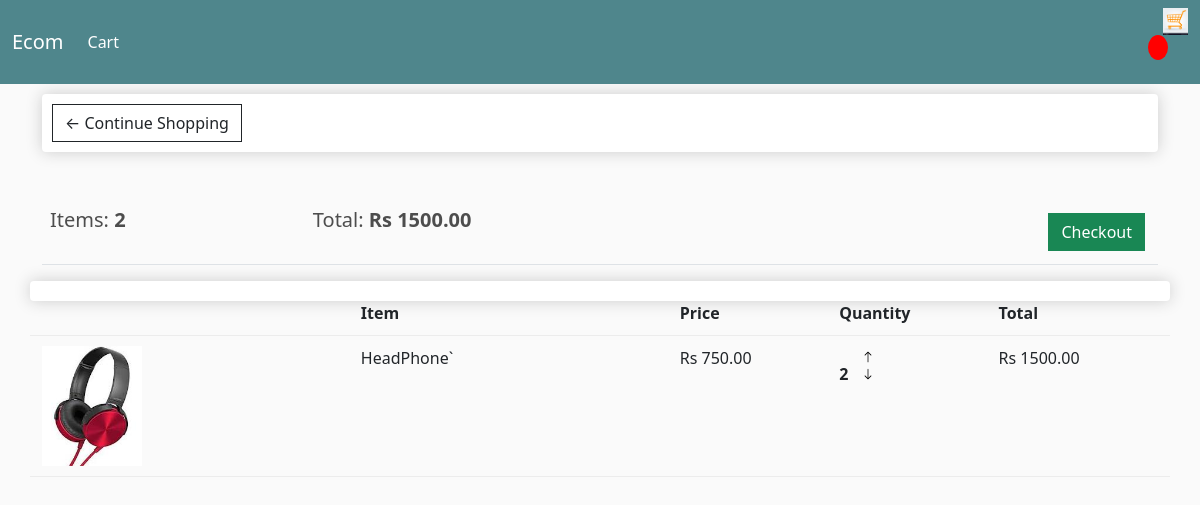
The app's page /cart/ (signed in) with its own data.
### mySite/models.py (models this page shows, shortened)
class Order(models.Model):
    customer = models.ForeignKey(
        Customer, on_delete=models.SET_NULL, blank=True, null=True
    )
    date_ordered = models.DateTimeField(auto_now_add=True)
    complete = models.BooleanField(default=False, null=True, blank=False)
    transaction_id = models.CharField(max_length=200, null=True)
    @property
    def cart_total(self):
        orderitems = self.orderitem_set.all()
        total = sum([item.get_total for item in orderitems])
        return total
    @property
    def cart_items(self):
        items = self.orderitem_set.all()
        total = sum([item.quantity for item in items])
        return total

class orderItem(models.Model):
    product = models.ForeignKey(
        Product, on_delete=models.SET_NULL, blank=True, null=True
    )
    order = models.ForeignKey(Order, on_delete=models.SET_NULL, blank=True, null=True)
    quantity = models.IntegerField(default=0, null=True, blank=True)
    date_added = models.DateTimeField(auto_now_add=True)
    @property
    def get_total(self):
        total = self.product.price * self.quantity
        return total

class Product(models.Model):
    name = models.CharField(max_length=200, null=True)
    price = models.FloatField()
    digital = models.BooleanField(default=False, null=True, blank=True)
    image = models.ImageField(null=True, blank=True)

### mySite/views.py (the view)
# urls.py: path("cart/", views.cart, name="cart"),
def cart(request):
    if request.user.is_authenticated:
        customer = request.user.customer
        order, created = Order.objects.get_or_create(customer=customer, complete=False)
        items = order.orderitem_set.all()
    else:
        items = []
        order = {"cart_total": 0, "cart_items": 0}
    context = {"items": items, "order": order}
    return render(request, "mySite/cart.html", context)

### mySite/templates/mySite/cart.html
{% extends 'mySite/main.html' %}
{% load static %}
{% block content %}
<div class='row'>
    <div class='col-lg-12'>
        <div class='box-element'>
            <a class='btn btn-outline-dark' href="{% url 'mySite:store' %}">&#8592; Continue Shopping</a>
        </div>
        <br>
        <br>
        <table class='table'>
            <tr>
                <th><h5>Items: <strong>{{order.cart_items}}</strong></h5></th>
						<th><h5>Total:<strong> Rs {{order.cart_total|floatformat:2}}</strong></h5></th>
                <th><a style='float:right;margin:5px' class='btn btn-success' href="{% url 'mySite:checkOut' %}">Checkout</a></th>
            </tr>
        </table>
    </div>
    <br>
    <div class='box-element'></div>
    <div class="cart-row">
					<div style="flex:2"></div>
					<div style="flex:2"><strong>Item</strong></div>
					<div style="flex:1"><strong>Price</strong></div>
					<div style="flex:1"><strong>Quantity</strong></div>
					<div style="flex:1"><strong>Total</strong></div>
				</div>
				{% for item in items %}
				<div class="cart-row">
					<div style="flex:2"><img class="row-image" src="{{item.product.image.url}}"></div>
					<div style="flex:2"><p>{{item.product.name}}</p></div>
					<div style="flex:1"><p>Rs {{item.product.price|floatformat:2}}</p></div>
					<div style="flex:1">
						<p class="quantity">{{item.quantity}}</p>
						<div class="quantity">
							<img data-product="{{item.product.id}}" data-action="add" class="chg-quantity update-cart" src="{% static  'images/arrow-up.svg' %}">
							<img data-product="{{item.product.id}}" data-action="remove" class="chg-quantity update-cart" src="{% static  'images/arrow-down.svg' %}">
						</div>
					</div>
					<div style="flex:1"><p>Rs {{item.get_total|floatformat:2}}</p></div>
				</div>
				{% endfor %}
    </div>
</div>
{% endblock content %}

### static/css/main.css (style rules this page uses)
body { background-color: hsl(0, 0%, 98%); }
h1,h2,h3,h4,h5,h6 { color:hsl(0, 0%, 30%); }
.box-element { box-shadow:hsl(0, 0%, 80%) 0 0 16px; background-color: #fff; border-radius: 4px; padding: 10px; }
.col-lg-4, .col-lg-6, .col-lg-8, .col-lg-12 { margin-top: 10px; }
.btn { border-radius: 0; }
.row-image { width: 100px; }
.cart-row { display: flex; align-items: flex-stretch; padding-bottom: 10px; margin-bottom: 10px; border-bottom: 1px solid #ececec; }
.quantity { display: inline-block; font-weight: 700; padding-right:10px; }
.chg-quantity { width: 12px; cursor: pointer; display: block; margin-top: 5px; transition:.1s; }

### records on screen
Order: cart_items "2", cart_total "1500.00"
orderItem: product.image (picture), product.name "HeadPhone`", product.price "750.00", quantity "2", get_total "1500.00"
